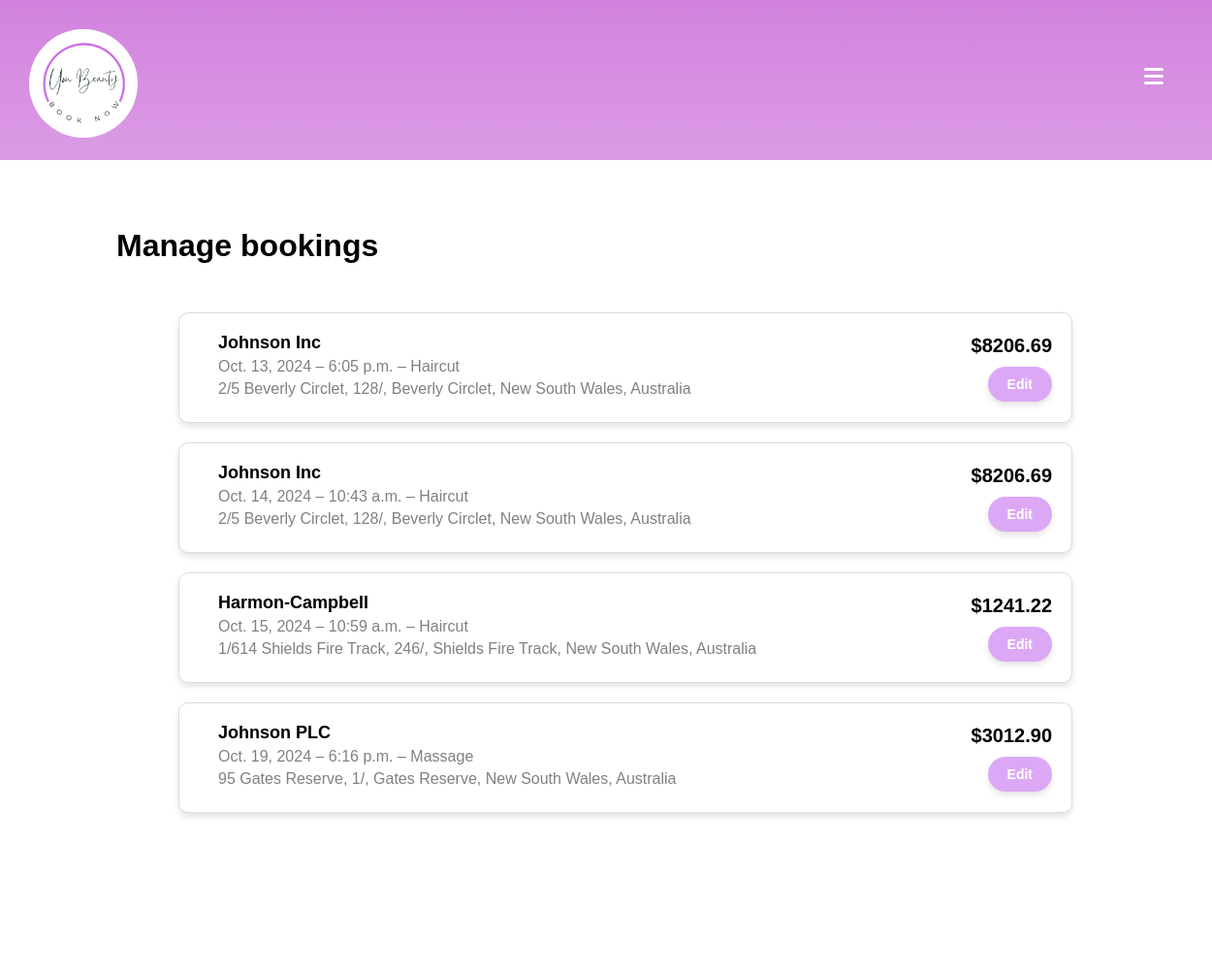
Page /accounts/bookings/ (signed in) on the earlier database version.
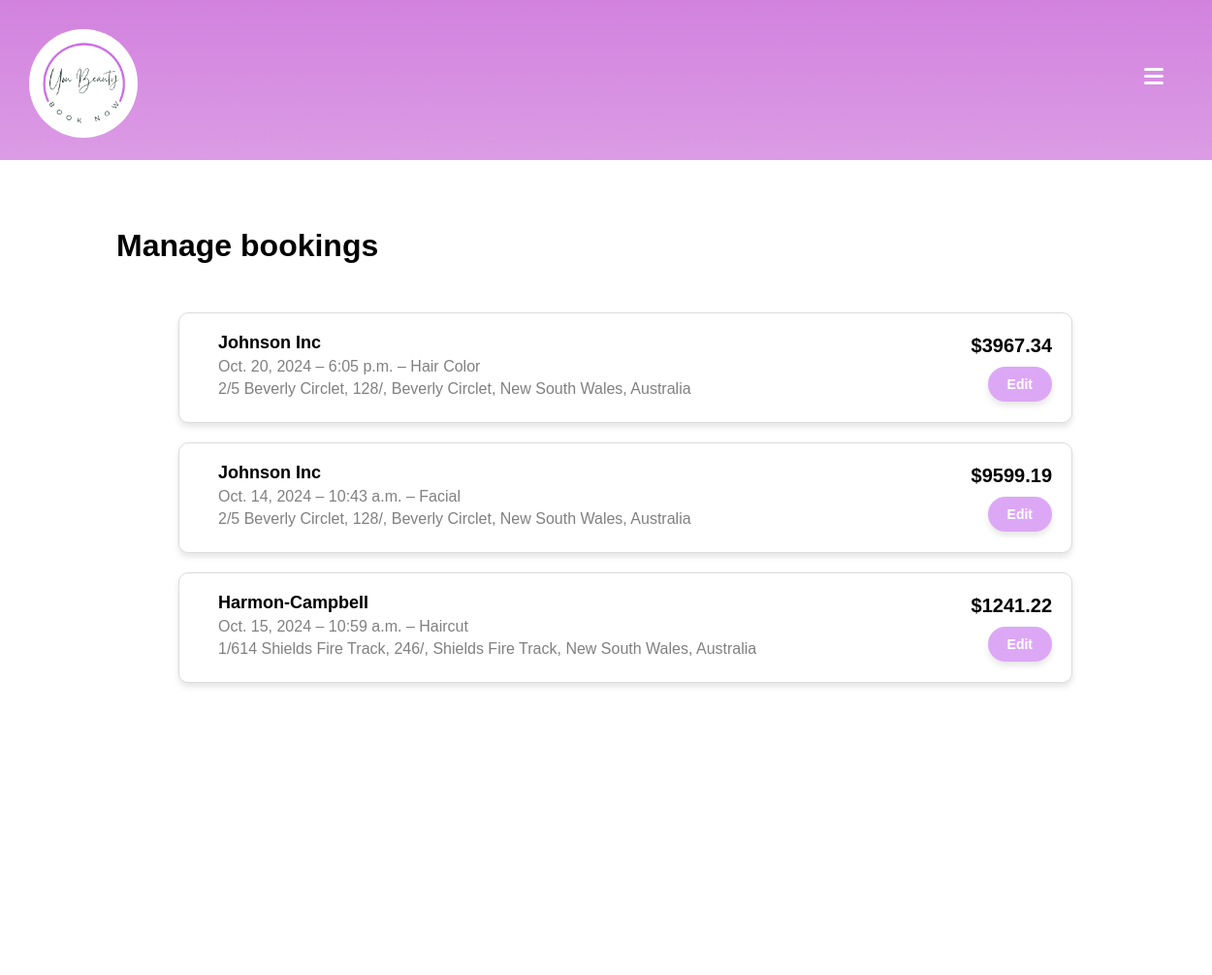
Same page on the later database version.
### customers/models.py (models this page shows)
class Booking(models.Model):
    customer = models.ForeignKey(Customer, on_delete=models.CASCADE)
    salon_service = models.ForeignKey('salons.SalonService', on_delete=models.CASCADE)
    date = models.DateField()
    start_time = models.TimeField()
    end_time = models.TimeField()
    is_cancelled = models.BooleanField(default=False)
    def __str__(self):
        return f'Booking by {self.customer.user.username} for {self.salon_service.service.service_name}'

### salons/models.py (models this page shows, shortened)
class SalonService(models.Model):
    salon = models.ForeignKey(SalonInfo, on_delete=models.CASCADE)
    service = models.ForeignKey(Service, on_delete=models.CASCADE)
    price = models.DecimalField(max_digits=10, decimal_places=2)
    duration = models.DurationField()
    description = models.TextField(blank=True, null=True)

class SalonInfo(models.Model):
    salon_name = models.CharField(max_length=255)
    salon_address = models.OneToOneField(SalonAddress, on_delete=models.CASCADE)
    salon_photo = models.ImageField(upload_to='salon_photos/', blank=True, null=True)
    salon_openingtime = models.TimeField()
    salon_closingtime = models.TimeField()
    happyhour_times = models.CharField(max_length=255)
    happyhour_days = models.CharField(max_length=255)
    happyhour_discount = models.DecimalField(max_digits=5, decimal_places=2)

class Service(models.Model):
    service_name = models.CharField(max_length=255)
    def __str__(self):
        return self.service_name

class SalonAddress(models.Model):
    address_line1 = models.CharField(max_length=255)
    address_line2 = models.CharField(max_length=255, blank=True, null=True)
    suburb = models.CharField(max_length=100, default="")
    state = models.CharField(max_length=100)
    postcode = models.CharField(max_length=10)
    country = models.CharField(max_length=100)
    def __str__(self):
        return f'{self.address_line1}, {self.address_line2}, {self.suburb}, {self.state}, {self.country}'

### accounts/views.py (the view)
# urls.py: path('bookings/', views.bookingsView, name = 'bookings'),
def bookingsView(request):
    current_user = request.user
    is_customer = False
    try:
        customer = get_object_or_404(Customer, user=current_user) #get Customer w/ current username
        is_customer = True
    except:
        is_customer = False
    if is_customer:
        bookings = Booking.objects.filter(customer=customer)
        print(bookings)
        return render(request, 'bookings/bookings.html', {'bookings': bookings})
    else:
        return render(request, 'bookings/bookings.html', {'bookings': None})

### customers/models.py (called while the page is built)
    def __str__(self):
        return self.user.username

### templates/bookings/bookings.html
{% extends "base.html" %}
{% load static %}
{% block content %}
<link rel="stylesheet" type="text/css" href="{% static 'css/bookings.css' %}">
<div class="top-bar"></div>
<div class="container">
    <h1>Manage bookings</h1>
    <div class="booking-cards-container">
        {% for booking in bookings %}
        <div class="booking-card">
                <div class="booking-details">
                <h2>{{ booking.salon_service.salon.salon_name }}</h2>
                <p>{{ booking.date }} – {{ booking.start_time }} – {{ booking.salon_service.service }}</p>
                <p>{{ booking.salon_service.salon.salon_address }}</p>
            </div>
            <div class="booking-actions">
                <div class="booking-price">
                    <span>${{ booking.salon_service.price }}</span>
                </div>
                <button class="edit-button" onclick="window.location.href='{% url 'edit_booking' booking.id %}'">Edit</button>
            </div>
        </div>
        {% endfor %}
    </div>
</div>
{% endblock %}

Differences in the rows shown:
removed Booking: salon_service.salon.salon_name "Johnson PLC", date "Oct. 19, 2024", start_time "6:16 p.m.", salon_service.service "Massage", salon_service.salon.salon_address "95 Gates Reserve, 1/, Gates Reserve, New South Wales, Australia", salon_service.price "3012.90"
changed Booking: date "Oct. 13, 2024" → "Oct. 20, 2024"; salon_service.service "Haircut" → "Hair Color"; salon_service.price "8206.69" → "3967.34"
changed Booking: salon_service.service "Haircut" → "Facial"; salon_service.price "8206.69" → "9599.19"
